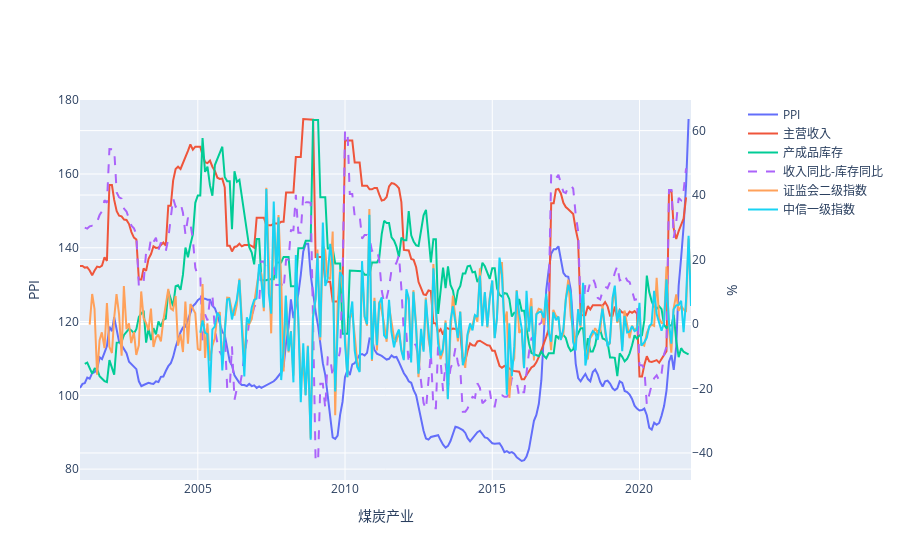

Source (notebook cell):
### Code cell
compare_plot(ppi['煤炭开采和洗选业'], income['煤炭开采和洗选业'], stock['煤炭开采和洗选业'], inc_stk['煤炭开采和洗选业'],
             statistic_ind['煤炭开采和洗选'], citic_ind['煤炭'], title='煤炭产业')

### Figure 1 — Plotly figure (JSON) as saved in the notebook; plotly's stock layout.template omitted (floating-point values rounded to 4 significant figures; data arrays with more than 128 entries replaced by an {"elided": "..."} marker saying what was removed)
{"data": [{"name": "PPI", "showlegend": true, "type": "scatter", "x": {"elided": "249 str values"}, "xaxis": "x", "y": {"elided": "249 float values"}, "yaxis": "y"}, {"name": "主营收入", "showlegend": true, "type": "scatter", "x": {"elided": "248 str values"}, "xaxis": "x", "y": {"elided": "248 float values"}, "yaxis": "y2"}, {"name": "产成品库存", "showlegend": true, "type": "scatter", "x": {"elided": "244 str values"}, "xaxis": "x", "y": {"elided": "244 float values"}, "yaxis": "y2"}, {"line": {"dash": "dash"}, "name": "收入同比-库存同比", "showlegend": true, "type": "scatter", "x": {"elided": "243 str values"}, "xaxis": "x", "y": {"elided": "243 float values"}, "yaxis": "y2"}, {"name": "证监会二级指数", "showlegend": true, "type": "scatter", "x": {"elided": "246 str values"}, "xaxis": "x", "y": {"elided": "246 float values"}, "yaxis": "y2"}, {"name": "中信一级指数", "showlegend": true, "type": "scatter", "x": {"elided": "201 str values"}, "xaxis": "x", "y": {"elided": "201 float values"}, "yaxis": "y2"}], "layout": {"xaxis": {"anchor": "y", "domain": [0, 0.94], "title": {"text": "煤炭产业"}}, "yaxis": {"anchor": "x", "domain": [0, 1], "title": {"text": "PPI"}}, "yaxis2": {"anchor": "x", "overlaying": "y", "side": "right", "title": {"text": "%"}}}}
